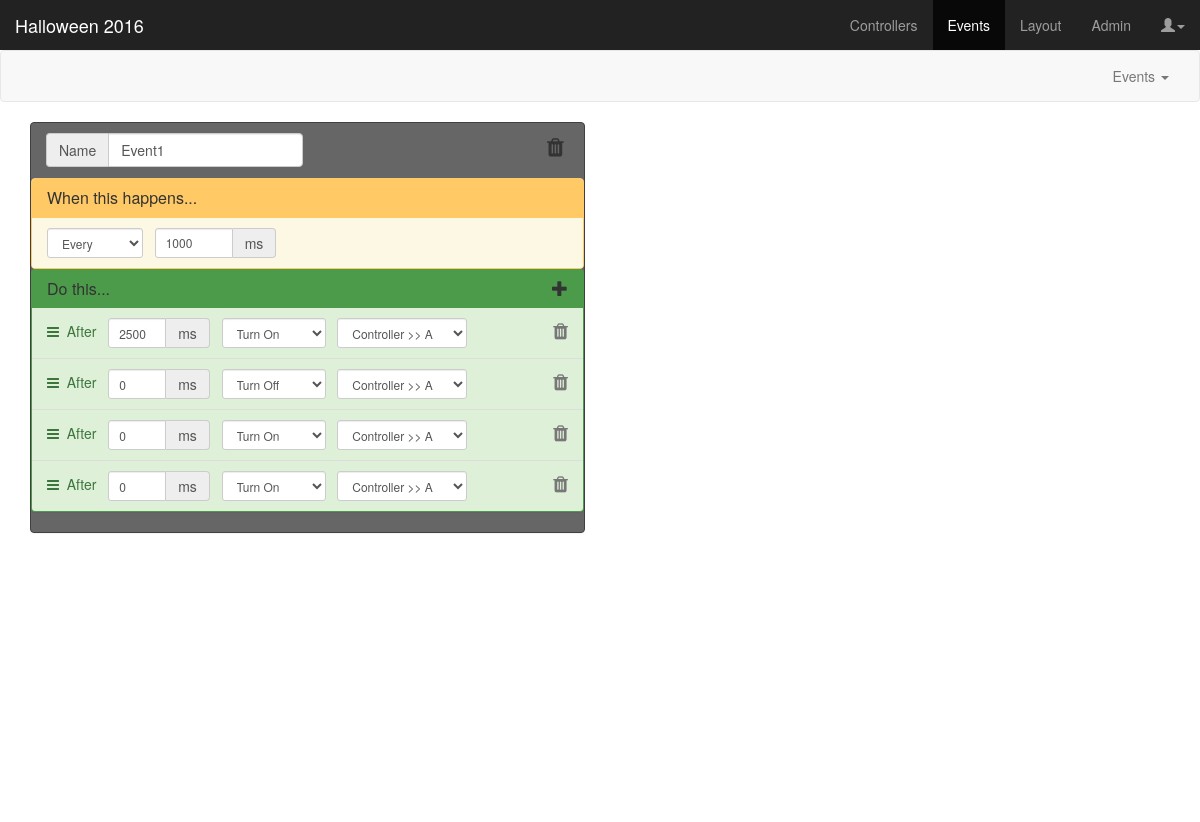
/dashboard, run on the app's committed database.
### app/models.py (models this page shows, shortened)
class Event(db.Model):
	id = db.Column(db.Integer, primary_key=True)
	project_id = db.Column(db.Integer, db.ForeignKey('project.id'))
	name = db.Column(db.String(24))
	loop = db.Column(db.Integer, default=1)
	triggers = db.relationship(
		'Trigger',
		secondary = event_triggers,
		primaryjoin = 'event_triggers.c.event_id == Event.id',
		secondaryjoin = 'event_triggers.c.trigger_id == Trigger.id',
		backref = db.backref('events', lazy='dynamic'),
		lazy = 'dynamic')
	actions = db.relationship(
		'Action',
		secondary = event_actions,
		backref = db.backref('events', lazy='dynamic'),
		lazy = 'dynamic')
	@property
	def serialize(self):
		return {
			'id': self.id,
			'project_id': self.project_id,
			'name': self.name,
			'loop': self.loop,
			'triggers': self.serialize_triggers,
			'actions': self.serialize_actions
		}
	@property
	def serialize_triggers(self):
		return [item.serialize for item in self.triggers]
	@property
	def serialize_actions(self):
		return [item.serialize for item in self.actions]

class Trigger(db.Model):
	id = db.Column(db.Integer, primary_key=True)
	input_id = db.Column(db.Integer, db.ForeignKey('port.id'))
	triggertype_id = db.Column(db.Integer, db.ForeignKey('triggertype.id'), default=0)
	param1 = db.Column(db.String(8), default='0')
	param2 = db.Column(db.String(8), default='0')
	@property
	def serialize(self):
		return{
			'id': self.id,
			'input_id': self.input_id,
			'tt_id': self.triggertype_id,
			'param1': self.param1,
			'param2': self.param2
		}

class Action(db.Model):
	id = db.Column(db.Integer, primary_key=True)
	output_id = db.Column(db.Integer, db.ForeignKey('port.id'))
	sound_id = db.Column(db.Integer, db.ForeignKey('sound.id'))
	actiontype_id = db.Column(db.Integer, db.ForeignKey('actiontype.id'), default=0)
	delay = db.Column(db.String(8), default='0')
	param1 = db.Column(db.String(8), default='0')
	order = db.Column(db.Integer)
	@property
	def serialize(self):
		return{
			'id': self.id,
			'order': self.order,
			'output_id': self.output_id,
			'sound_id': self.sound_id,
			'actiontype_id': self.actiontype_id,
			'delay': self.delay,
			'param1': self.param1
		}

class Controller(db.Model):
	id = db.Column(db.Integer, primary_key=True)
	project_id = db.Column(db.Integer, db.ForeignKey('project.id'))
	color_id = db.Column(db.Integer, db.ForeignKey('color.id'))
	name = db.Column(db.String(25), unique=True)
	ports = db.relationship('Port', backref='controller')

### app/views.py (the view)
@app.route('/dashboard')
def dashboard():
	project = projectname
	controllers = Controller.query.filter(Controller.project_id==projectid)
	if controllers.count() == 0:
		return redirect("/controllers")
	return render_template('dashboard.html',
		title='Dashboard',
		projectname=project,
		inputs=[i.serialize for i in Port.query.filter(Port.type == 'input', Port.state != 'DISABLED')],
		triggertypes=[tt.serialize for tt in Triggertype.query.all()],
		actiontypes=[at.serialize for at in Actiontype.query.all()],
		outputs=[o.serialize for o in Port.query.filter(Port.type == 'output', Port.state != 'DISABLED')],
		sounds=sounds,
		events=[e.serialize for e in Event.query.all()]
	)

### app/models.py (called while the page is built)
	@property
	def serialize(self):
		return {
			'id': self.id,
			'name': self.name,
			'type': self.type,
			'cmd': self.cmd
		}

	@property
	def serialize(self):
		return{
			'id': self.id,
			'name': self.name,
			'type': self.type,
			'cmd': self.cmd
		}

	@property
	def serialize(self):
		return {
			'id': self.id,
			'cid': self.controller_id,
			'cname': self.controller.name,
			'port': self.port,
			'name': self.name,
			'state': self.state,
			'type': self.type,
			'color_id': self.controller.color_id
		}

### app/templates/dashboard.html (shortened to what this page needs)
{% extends "base.html" %}
{% block content %}
<link href="static/css/dashboard.css" rel="stylesheet">
<nav class="navbar navbar-default">
  <div class="container-fluid">
    <div class="collapse navbar-collapse" id="navbar-collapse-1">
      <ul class="nav navbar-nav navbar-right">
        <li class="dropdown">
        <a href="#" class="dropdown-toggle" data-toggle="dropdown">Events <span class="caret"></span></a>
      </ul>
    </div>
  </div>
</nav>
<div class="container-fluid dashboard">
  <div class="col-md-6 odd-col">
    {% for e in events|selectattr("id", "odd") %}
    <div class="panel panel-event" id="event-{{ e.id }}">
      <form class="form-inline">
        <div class="panel-heading">
          <h3 class="panel-title">
            <div class="form-group">
              <div class="input-group">
                <span class="input-group-addon">Name</span>
                <input type="text" class="form-control update-event" name="eventname" value="{{ e.name }}" />
              </div>
            </div>
            <span class="pull-right">
              <i class="fa fa-trash fa-fw fa-lg form-control-static delete-event" data-eventid="event-{{ e.id }}"></i>
            </span>
          </h3>
        </div>
        <div class="panel panel-trigger">
          <div class="panel-heading">
            <h3 class="panel-title">When this happens...</h3>
          </div>
          <ul class="list-group trigger-list">
            {% for t in e.triggers %}
            <li class="list-group-item list-group-item-warning" id="trigger-{{ t.id }}">
              <select class="form-control triggertype-select update-event input-sm" name="triggertype_id">
                {% for tt in triggertypes %}
                <option value="{{ tt.id }}"{% if t.tt_id == tt.id %} selected{% endif %}>{{ tt.name }}</option>
                {% endfor %}
              </select>&nbsp;&nbsp;
              <span class="trigger-group Every{% if t.tt_id != 1 %} hidden{% endif %}">
                <div class="input-group">
                  <input class="form-control update-event input-sm" name="every-param1" value="{% if t.tt_id == 1 %}{{ t.param1 }}{% else %}1000{% endif %}" size=6 />
                  <span class="input-group-addon">ms</span>
                </div>
              </span>
            </li>
            {% endfor %}
          </ul>
        </div>
        <div class="panel panel-action">
          <div class="panel-heading">
            <h3 class="panel-title">Do this...<div class="add-action pull-right" data-placement="right" data-toggle="tooltip" title="Add an Action to this Event..." data-eventid="event-{{ e.id }}" data-container="body"><span class="glyphicon glyphicon-plus"></span></div></h3>
          </div>
          <ul class="list-group sortable action-list">
            {% for a in e.actions|sort(attribute='order') %}
            <li class="list-group-item list-group-item-success" id="action-{{ a.id }}">
              <i class="fa fa-bars"></i><span>&nbsp;&nbsp;After&nbsp;&nbsp;</span>
              <div class="input-group">
                <input type="text" class="form-control delay update-event input-sm" name="action-{{ a.id }}-delay" value="{{ a.delay }}" size=3 />
                <span class="input-group-addon">ms</span>
              </div>&nbsp;&nbsp;
              <select class="form-control actiontype-select update-event input-sm" name="action-{{ a.id }}-actiontype_id">
                {% for at in actiontypes %}
                <option value="{{ at.id }}"{% if a.actiontype_id == at.id %} selected{% endif %}>{{ at.name }}</option>
                {% endfor %}
              </select>&nbsp;&nbsp;
              <span class="action-group Turn Toggle Blink">
                <select class="form-control output_id update-event input-sm" name="action-{{ a.id }}-output_id">
                  {% for o in outputs %}
                  <option value="{{ o.id }}"{% if a.output_id == o.id %} selected{% endif %}>{% if o.name|length == 1 %}{{ o.cname }} >> {% endif %}{{ o.name }}</option>
                  {% endfor %}
                </select>&nbsp;&nbsp;
              </span>
              <i class="pull-right fa fa-trash fa-lg form-control-static text-muted delete-action" data-actionid="action-{{ a.id }}" data-eventid="event-{{ e.id }}"></i>
            </li>
            {% endfor %}
          </ul>
        </div>
      </form>
    </div>
    {% endfor %}
  </div>
  <div class="col-md-6 even-col">
              </div>
</div>
{% endblock %}

### app/static/css/dashboard.css (style rules this page uses)
body { padding-top: 50px; }
.dashboard { height: calc(100vh - 100px); }
.panel-trigger { border: 1px solid #FFC966; margin-bottom: 0; }
.panel-trigger > .panel-heading { background-color: #FFC966; }
.panel-action { background-color: #4b9b4b; }
.panel-event { background-color: #666666; border: 1px solid #404040; }

### data on the page
Event: eventname "Event1", delay "0" "0" "0", name "Controller >> A" "Controller >> A" "Controller >> A"
Trigger: every-param1 "1000"
Action: delay "2500", name "Controller >> A"

### other printed values
{{ projectname }} "Halloween 2016"
form field triggertype_id "Every"
form field value "Turn On"
form field value "Turn Off"
